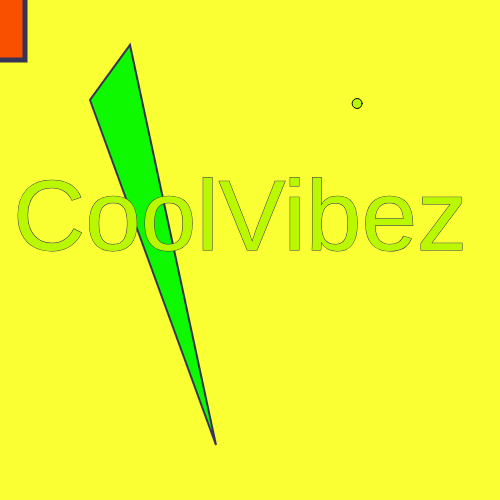
Frame 1 (no input)
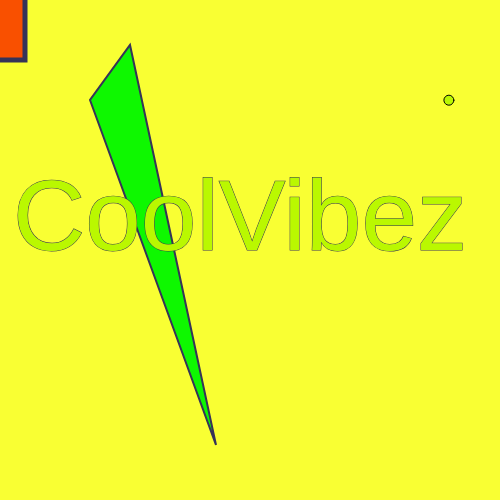
Frame 60 (no input)
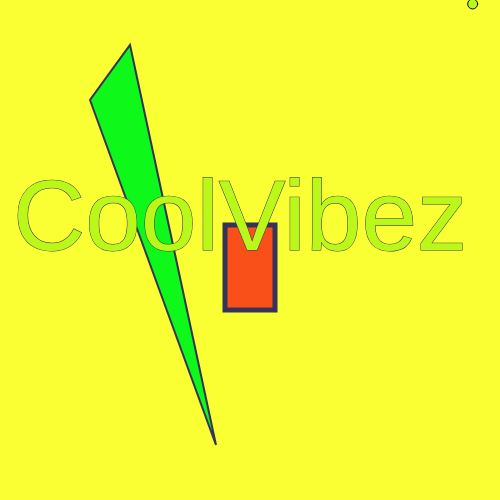
Frame 120 (the mouse pressed at the canvas centre since frame 60)

The p5.js sketch that drew these frames (run headless with seeded random() and noise() and a simulated clock; from frame 60 on, the mouse is pressed at the canvas centre):

// p5.js sketch
// ── sketch.js
//The setup function only happens once
var expand=0;
function setup() {
	createCanvas(500, 500); //create a 500px X 500px canvas
}

//The draw function happens over and over again
function draw() {
  background(249, 255, 51); //an RGB color for the canvas' background
  //circle
  stroke(54,51,88); // an RGB color for the circle's border
  strokeWeight(2);
  fill(223, 14, expand ); // an RGB color for the inside of the circle (the last number refers to transparency (min. 0, max. 255))
  ellipse(250,250,expand, expand); // center of canvas, 20px dia
  
  strokeWeight(5);
  fill(249, 80, expand);
  rect(mouseX-25,mouseY-25,50,85);
  fill(14, 248, expand);
  
  strokeWeight(2);
  triangle(216,445,130,45,90,100);
  strokeWeight(1);
  fill(186, 248, expand);
  textSize(100);
  textFont("Helvetica");
  text('CoolVibez',13,250);
  stroke(1,1,1);
  ellipse(random(width),random(height), 10, 10);
}
function mousePressed() {

if (expand>=225) {expand=0} 
  else {expand= expand+10};

  expand= expand+15;

}
// ── animation.html
<!DOCTYPE html>
<html>
<head>
	<meta charset="utf-8">
	<meta name="viewport" content="width=device-width, initial-scale=1">
	<link rel="stylesheet" type="text/css" href="style.css">
	<title></title>
</head>
<body>
	<ul>
        <li><a href="character.html">Meet Heather!</a></li>
	<li><a href="audio.html">Listen to the foxiecat</a><li>
	<li><a href="programming.html">Make Magic</a><li>
	<li><a href="animation.html">Dance Party</a><li>
	</ul>
</body>
</html>








   

// ── audio.html
<!DOCTYPE html>
<html>
<head>
	<meta charset="utf-8">
	<meta name="viewport" content="width=device-width, initial-scale=1">
	<title>FoxieCat</title>
	<link rel="stylesheet" type="text/css" href="style.css">
</head>
<body>
	<h1>
	<p>
	<iframe<iframe width="100%" height="300" scrolling="no" frameborder="no" allow="autoplay" src="https://w.soundcloud.com/player/?url=https%3A//api.soundcloud.com/tracks/2058093160&color=%23ff5500&auto_play=false&hide_related=false&show_comments=true&show_user=true&show_reposts=false&show_teaser=true&visual=true"></iframe><div style="font-size: 10px; color: #cccccc;line-break: anywhere;word-break: normal;overflow: hidden;white-space: nowrap;text-overflow: ellipsis; font-family: Interstate,Lucida Grande,Lucida Sans Unicode,Lucida Sans,Garuda,Verdana,Tahoma,sans-serif;font-weight: 100;"><a href="https://soundcloud.com/foxiecat89" title="Foxiecat89" target="_blank" style="color: #cccccc; text-decoration: none;">Foxiecat89</a> · <a href="https://soundcloud.com/foxiecat89/prince_audio" title="Prince_audio" target="_blank" style="color: #cccccc; text-decoration: none;">Prince_audio</a></div>
// ── character.html
<!DOCTYPE html>
<html>
<head>
	<meta charset="utf-8">
	<meta name="viewport" content="width=device-width, initial-scale=1">
	<title></title>
	<link rel="stylesheet" type="text/css" href="style.css">
</head>
<body>
<h1>Happy To Meet You</h1>
<img src="images/princeportrait.png"
</body>
</html>
    <li><a href="character.html">Meet Heather!</a></li>
	<li><a href="audio.html">Listen to the foxiecat</a><li>
	<li><a href="programming.html">Make Magic</a><li>
	<li><a href="animation.hmtl">Dance Party</a><li>
// ── programming.html
<body>{background-color: #603BA5}

<h1{color:#f6f9d3}



<link rel="stylesheet" type="text/css" href="style.css">
    
        
<ul>
	<li><a href="character.html">Meet Heather!</a></li>
	<li><a href="audio.html">Listen to the foxiecat</a><li>
	<li><a href="programming.html">Make Magic</a><li>
	<li><a href="animation.hmtl">Dance Party</a><li>
</ul>

// ── style.css
body{background-color: yellow; }

h1{color: purple;
	font-family: Helvetica;
	font-size: 44px;
	background-color: #DO98F2;
	text-align: center;}

p{	color:f6F9D3;
	font-family: Helvetica;
	font-size: 12px;
	text-align: center;}

	a{text-decoration: none;}
